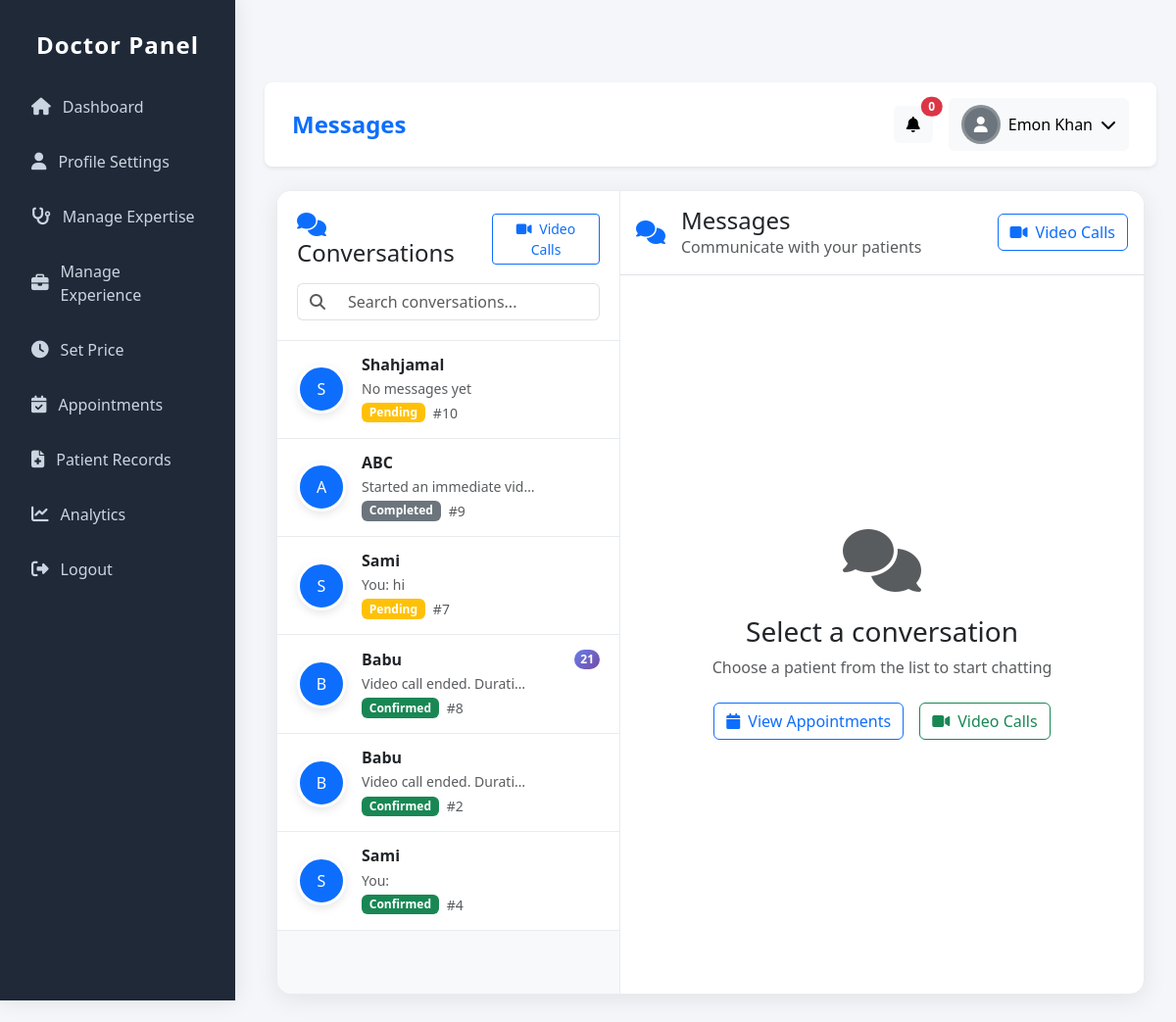
Page /users/doctor/chat/ (signed in) on the committed database.
### users/models.py (models this page shows, shortened)
class CustomUser(AbstractUser):
    ROLE_PATIENT = 'patient'
    ROLE_DOCTOR = 'doctor'
    ROLE_CHOICES = [
        (ROLE_PATIENT, 'Patient'),
        (ROLE_DOCTOR, 'Doctor'),
    ]
    role = models.CharField(max_length=10, choices=ROLE_CHOICES, default=ROLE_PATIENT)
    phone = models.CharField(max_length=20, blank=True)
    location = models.CharField(max_length=150, blank=True)

### appointment/models.py (models this page shows, shortened)
class Appointment(models.Model):
    APPOINTMENT_STATUS = (
        ('pending', 'Pending'),
        ('confirmed', 'Confirmed'),
        ('completed', 'Completed'),
        ('cancelled', 'Cancelled'),
    )
    PAYMENT_STATUS = (
        ('pending', 'Pending'),
        ('paid', 'Paid'),
        ('failed', 'Failed'),
        ('refunded', 'Refunded'),
    )
    PAYMENT_METHODS = (
        ('bkash', 'bKash'),
        ('nagad', 'Nagad'),
        ('card', 'Card'),
        ('mobile_banking', 'Mobile Banking'),
    )
    CONSULTATION_TYPES = (
        ('instant', 'Instant Video Consultation'),
        ('scheduled', 'Scheduled Appointment'),
    )
    patient = models.ForeignKey(settings.AUTH_USER_MODEL, on_delete=models.CASCADE, related_name='appointments')
    doctor = models.ForeignKey(Doctor, on_delete=models.CASCADE, related_name='appointments')
    patient_phone = models.CharField(max_length=15)
    patient_name = models.CharField(max_length=100, blank=True)
    patient_age = models.PositiveIntegerField(null=True, blank=True)
    patient_gender = models.CharField(max_length=10, choices=[('male', 'Male'), ('female', 'Female'), ('other', 'Other')], blank=True)
    appointment_type = models.CharField(max_length=20, choices=CONSULTATION_TYPES, default='scheduled')
    consultation_type = models.CharField(max_length=20, choices=[('general', 'General'), ('special', 'Special')])
    appointment_date = models.DateTimeField(null=True, blank=True)
    preferred_time = models.CharField(max_length=50, blank=True)
    completed_at = models.DateTimeField(null=True, blank=True, verbose_name='Marked as completed on')
    completed_by_doctor = models.BooleanField(default=False, verbose_name='Marked as completed by doctor')
    cancellation_reason = models.TextField(blank=True, verbose_name='Reason for cancellation')
    cancelled_at = models.DateTimeField(null=True, blank=True)
    actual_start_time = models.DateTimeField(null=True, blank=True, verbose_name='Actual consultation start time')
    actual_end_time = models.DateTimeField(null=True, blank=True, verbose_name='Actual consultation end time')
    consultation_duration = models.PositiveIntegerField(default=0, verbose_name='Consultation duration (minutes)')
    doctor_notes = models.TextField(blank=True, verbose_name='Doctor notes after consultation')
    follow_up_required = models.BooleanField(default=False)
    follow_up_date = models.DateTimeField(null=True, blank=True)
    follow_up_notes = models.TextField(blank=True)
    consultation_fee = models.DecimalField(max_digits=10, decimal_places=2, default=0)
    vat_amount = models.DecimalField(max_digits=10, decimal_places=2, default=0)
    platform_fee = models.DecimalField(max_digits=10, decimal_places=2, default=29.00)
    total_amount = models.DecimalField(max_digits=10, decimal_places=2, default=0)
    payment_method = models.CharField(max_length=20, choices=PAYMENT_METHODS, blank=True, null=True)
    payment_status = models.CharField(max_length=20, choices=PAYMENT_STATUS, default='pending')
    transaction_id = models.CharField(max_length=100, blank=True, unique=True)  # Make unique
    status = models.CharField(max_length=20, choices=APPOINTMENT_STATUS, default='pending')
    symptoms = models.TextField(blank=True)
    previous_prescriptions = models.FileField(upload_to='prescriptions/', blank=True, null=True)
    patient_test_reports = models.FileField(upload_to='test_reports/', blank=True, null=True, verbose_name='Test Reports')
    created_at = models.DateTimeField(auto_now_add=True)
    updated_at = models.DateTimeField(auto_now=True)

### communication/models.py (models this page shows, shortened)
class Message(models.Model):
    MESSAGE_TYPES = [
        ('text', 'Text Message'),
        ('image', 'Image'),
        ('file', 'File'),
        ('prescription', 'Prescription'),
        ('test_report', 'Test Report'),
        ('audio', 'Audio Message'),
    ]
    conversation = models.ForeignKey(Conversation, on_delete=models.CASCADE, related_name='messages')
    sender = models.ForeignKey(settings.AUTH_USER_MODEL, on_delete=models.CASCADE, related_name='sent_messages')
    message_type = models.CharField(max_length=20, choices=MESSAGE_TYPES, default='text')
    content = models.TextField(blank=True, null=True)
    file = models.FileField(upload_to='communication/files/', blank=True, null=True)
    image = models.ImageField(upload_to='communication/images/', blank=True, null=True)
    is_read = models.BooleanField(default=False)
    created_at = models.DateTimeField(auto_now_add=True)
    class Meta:
        ordering = ['created_at']

### doctor/views.py (the view, shortened to what this page needs)
# urls.py: path('chat/', views.doctor_chat_home, name='chat_home'),
@login_required
def doctor_chat_home(request):
    try:
        doctor = request.user.doctor_profile
    except:
        return redirect('doctor:dashboard')
    conversations_queryset = Conversation.objects.filter(
        doctor=doctor
    ).select_related(
        'appointment__patient',
        'appointment'
    ).prefetch_related(
        'messages'  # ✅ CORRECT: Use 'messages' not 'message_set'
    ).order_by('-updated_at')
    conversations = []
    total_unread = 0
    for conv in conversations_queryset:
        appointment = conv.appointment
        unread_count = conv.messages.filter(
            is_read=False,
            sender=appointment.patient
        ).count()
        last_message = conv.messages.order_by('-created_at').first()
        conversations.append({
            'appointment': appointment,
            'patient': appointment.patient,
            'conversation': conv,
            'unread_count': unread_count,
            'last_message': last_message,
        })
        total_unread += unread_count
    appointment_id = request.GET.get('appointment')
    current_appointment = None
    messages = []
    today = timezone.now().date()
    today_start = timezone.make_aware(datetime.combine(today, datetime.min.time()))
    today_end = timezone.make_aware(datetime.combine(today, datetime.max.time()))
    today_appointments_count = Appointment.objects.filter(
        doctor=doctor,
        appointment_date__gte=today_start,
        appointment_date__lte=today_end
    ).exclude(status='cancelled').count()
    context = {
        'conversations': conversations,
        'current_appointment': current_appointment,
        'messages': messages,
        'total_unread': total_unread,
        'today_calls': today_appointments_count,
        'today_appointments': today_appointments_count,
    }
    return render(request, 'doctor/communication/chat_home.html', context)

### doctor/templates/doctor/communication/chat_home.html (shortened to what this page needs)
{% extends 'doctor/base.html' %}
{% load static %}
{% block page_title %}Messages{% endblock %}
{% block content %}
<div class="container-fluid">
    <div class="chat-container">
        <div class="chat-sidebar">
            <div class="sidebar-header">
                <div class="d-flex justify-content-between align-items-center">
                    <h4 class="mb-0">
                        <i class="fas fa-comments me-2 text-primary"></i>
                        Conversations
                    </h4>
                    <a href="{% url 'doctor:video_calls' %}" class="btn btn-sm btn-outline-primary">
                        <i class="fas fa-video me-1"></i> Video Calls
                    </a>
                </div>
                <div class="search-box mt-3">
                    <div class="input-group">
                        <span class="input-group-text bg-white border-end-0">
                            <i class="fas fa-search text-muted"></i>
                        </span>
                        <input type="text" class="form-control border-start-0" placeholder="Search conversations..." id="chatSearch">
                    </div>
                </div>
            </div>
            <div class="chat-list" id="chatList">
                {% for conv in conversations %}
                <div class="chat-item" data-appointment-id="{{ conv.appointment.id }}">
                    <div class="d-flex align-items-center">
                        <div class="me-3 position-relative">
                            {% if conv.patient.profile_photo %}
                            <img src="{{ conv.patient.profile_photo.url }}"
                                 alt="{{ conv.patient.get_full_name }}"
                                 class="avatar-img">
                            {% else %}
                            <div class="avatar-img d-flex align-items-center justify-content-center bg-primary text-white">
                                {{ conv.patient.get_full_name|default:conv.patient.username|slice:":1"|upper }}
                            </div>
                            {% endif %}
                        </div>
                        <div class="flex-grow-1">
                            <div class="d-flex justify-content-between align-items-center">
                                <h6 class="mb-0 fw-bold">{{ conv.patient.get_full_name|default:conv.patient.username }}</h6>
                                {% if conv.unread_count > 0 %}
                                <span class="unread-badge">{{ conv.unread_count }}</span>
                                {% endif %}
                            </div>
                            <div class="d-flex justify-content-between align-items-center mt-1">
                                <p class="mb-0 text-muted small text-truncate" style="max-width: 200px;">
                                    {% if conv.last_message %}
                                        {% if conv.last_message.sender == request.user %}
                                        You: {{ conv.last_message.content|truncatechars:25 }}
                                        {% else %}
                                        {{ conv.last_message.content|truncatechars:25 }}
                                        {% endif %}
                                    {% else %}
                                    No messages yet
                                    {% endif %}
                                </p>
                            </div>
                            <div class="d-flex align-items-center gap-2 mt-1">
                                <span class="badge
                                    {% if conv.appointment.status == 'confirmed' %}bg-success
                                    {% elif conv.appointment.status == 'completed' %}bg-secondary
                                    {% elif conv.appointment.status == 'cancelled' %}bg-danger
                                    {% else %}bg-warning{% endif %}">
                                    {{ conv.appointment.status|title }}
                                </span>
                                <small class="text-muted">#{{ conv.appointment.id }}</small>
                            </div>
                        </div>
                    </div>
                </div>
                {% endfor %}
            </div>
        </div>
        <div class="flex-grow-1 d-flex flex-column">
            <div class="border-bottom bg-white">
                <div class="d-flex justify-content-between align-items-center p-3">
                    <div class="d-flex align-items-center">
                        <i class="fas fa-comments fs-4 text-primary me-3"></i>
                        <div>
                            <h4 class="mb-0">Messages</h4>
                            <p class="text-muted mb-0">Communicate with your patients</p>
                        </div>
                    </div>
                    <div class="d-flex gap-2">
                        <a href="{% url 'doctor:video_calls' %}" class="btn btn-outline-primary">
                            <i class="fas fa-video me-2"></i>Video Calls
                        </a>
                    </div>
                </div>
            </div>
            <div class="empty-chat-state flex-grow-1">
                <div class="text-center">
                    <i class="fas fa-comments fa-4x text-muted mb-4"></i>
                    <h3>Select a conversation</h3>
                    <p class="text-muted mb-4">Choose a patient from the list to start chatting</p>
                    <div class="d-flex gap-3 justify-content-center">
                        <a href="{% url 'doctor:appointments' %}" class="btn btn-outline-primary">
                            <i class="fas fa-calendar me-2"></i>View Appointments
                        </a>
                        <a href="{% url 'doctor:video_calls' %}" class="btn btn-outline-success">
                            <i class="fas fa-video me-2"></i>Video Calls
                        </a>
                    </div>
                </div>
            </div>
        </div>
    </div>
</div>
{% endblock %}

### doctor/templates/doctor/base.html (shortened to what this page needs)
<!DOCTYPE html>
<html lang="en">
<head>
    <link href="https://cdn.jsdelivr.net/npm/bootstrap@5.3.0/dist/css/bootstrap.min.css" rel="stylesheet">
    <link rel="stylesheet" href="https://cdnjs.cloudflare.com/ajax/libs/font-awesome/6.4.0/css/all.min.css">
</head>
<body>
    {% include 'doctor/doctor_sidebar.html' %}
    <div class="main-content">
        <nav class="navbar navbar-light bg-white rounded-3 mb-4 p-3 shadow-sm">
            <div class="container-fluid">
                <div>
                    <h4 class="mb-0 fw-bold text-primary">{% block page_title %}Doctor Dashboard{% endblock %}</h4>
                </div>
                <div class="d-flex align-items-center">
                    <div class="dropdown me-3">
                        <button class="btn btn-light position-relative" type="button" id="notificationsDropdown" data-bs-toggle="dropdown">
                            <i class="fas fa-bell"></i>
                            <span class="position-absolute top-0 start-100 translate-middle badge rounded-pill bg-danger" id="notification-count">
                                0
                            </span>
                        </button>
                    </div>
                    <div class="dropdown">
                        <button class="btn btn-light d-flex align-items-center" type="button" data-bs-toggle="dropdown">
                            {% if request.user.profile_photo %}
                            <img src="{{ request.user.profile_photo.url }}" alt="Profile" class="doctor-avatar me-2">
                            {% else %}
                            <div class="doctor-avatar bg-secondary d-flex align-items-center justify-content-center me-2">
                                <i class="fas fa-user text-white"></i>
                            </div>
                            {% endif %}
                            <span class="d-none d-md-inline">{{ request.user.get_full_name }}</span>
                            <i class="fas fa-chevron-down ms-2"></i>
                        </button>
                    </div>
                </div>
            </div>
        </nav>
        {% block content %}{% endblock %}
    </div>
</body>
</html>

### rows in the picture
CustomUser: user.get_full_name "Emon Khan"
Appointment: patient.get_full_name "S", patient.get_full_name "Shahjamal", shows "No messages yet", appointment.status "Pending", appointment.id "10"
Appointment: patient.get_full_name "A", patient.get_full_name "ABC", last_message.content "Started an immediate vid…", appointment.status "Completed", appointment.id "9"
Appointment: patient.get_full_name "S", patient.get_full_name "Sami", last_message.content "hi", appointment.status "Pending", appointment.id "7"
Appointment: patient.get_full_name "B", patient.get_full_name "Babu", unread_count "21", last_message.content "Video call ended. Durati…", appointment.status "Confirmed", appointment.id "8"
Appointment: patient.get_full_name "B", patient.get_full_name "Babu", last_message.content "Video call ended. Durati…", appointment.status "Confirmed", appointment.id "2"
Appointment: patient.get_full_name "S", patient.get_full_name "Sami", appointment.status "Confirmed", appointment.id "4"
